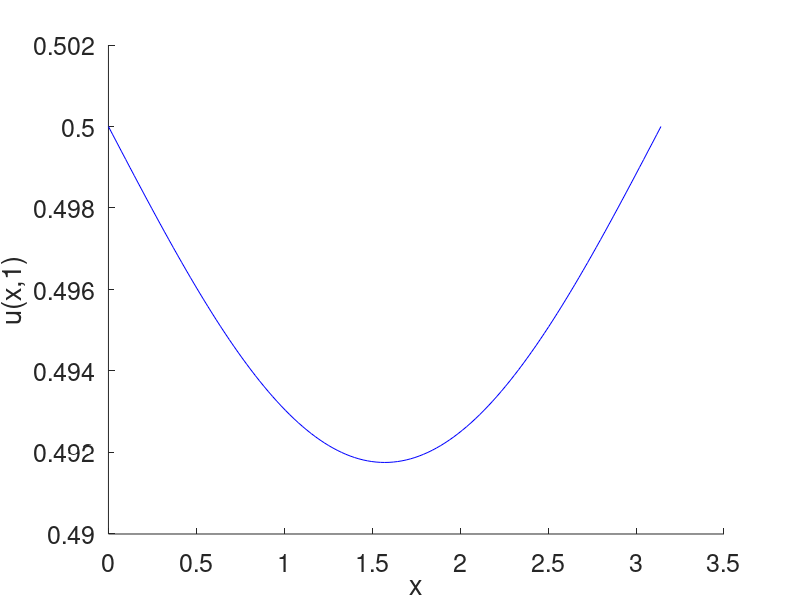
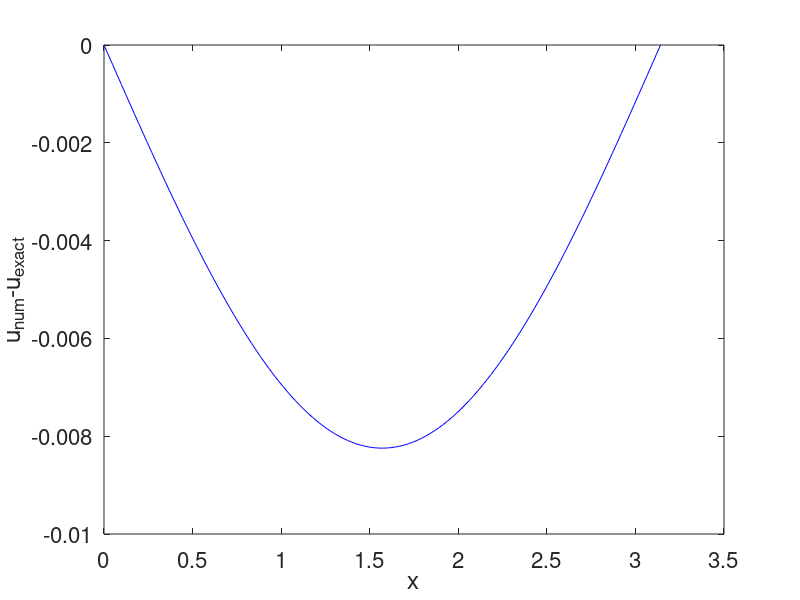

Write MATLAB code to recreate these figures, in order.
function [] = heat_equation_1D_cn_scheme_example_2
%%% --- 1D heat equation 
%
% du/dt = D*d^2u/dx^2 with Drichlet BC: u(a,t) = u(b,t) = 0.5*(1+e^(-4*t));
%                                       u(x,0) = cos(x)^2
% analytic solution: u(x,t) = 0.5+0.5*e^(-4*t)cos(2*x),
%
% The finite difference: the Crank-Nicolson scheme (CN), that is,
%  matrix equation: 
% (I-lambda*A)*w^(n+1) = (I+lambda*A)*w^(n) + lambda*(b^(n) + b^(n+1))
% A is tridiagonal matrix.
% (I-lambda*A) is evolution matrix.
% b^(n+1) = [u^(n+1)_{a} 0,...0, u^(n+1)_{b}]^(T), (T = transpose). 
% b^(n+1) for all n since u(a,t) = (b,t) = 0.5*(1+e^(-4*t))
% lambda = D*dt/(2*dx^2).
% Reference book: D. Bradie, A friendly introduction to numerical analysis 
%
% Written by Tsogbayar Tsednee (PhD), California State University Northridge 
% Contact: tsog215@gmail.com
% Date: December 23, 2018
%%%
% ----------------------------------------------------------------
format short; clear; clc;
% ---
% grid and initial condition
D = 1.; % diffision parameter
a = 0.; % x(0)
b = pi; % x(N+1)
N = 128;  % number of grid point of x axis
dx = (b-a)/N; % step size in x
% ---
x = zeros(N+1,1); % total number of points is N+1
for i = 1:N+1
    x(i) = a + (i-1)*dx;
end
% ---
%%% time parameter
ti = 0.; % t(0)
tf = 4.; % t(N)
Nt = 256; % number of grid point in time t
dt = (tf-ti)/Nt; % step size in time t
%
lambda = D*dt/(2.*dx^2) ;
%  matrix equation is
% (I-lambda*A)*w^(n+1) = w^(n) + lambda*b^(n+1)
u_mat = zeros(N+1,N+1);
for i = 2:N
    u_mat(i,i-1) = lambda;
    u_mat(i,i) = -2.*lambda;
    u_mat(i,i+1) = lambda;
end
u_mat(1,1) = -2.*lambda; u_mat(N+1,N+1) = -2.*lambda ; 
u_mat(1,2) = lambda; u_mat(N+1,N) = lambda;
%u_mat;
%%%
unit_I = eye(N+1); % unit diagonal matrix 
% at t0 = 0
w0 = 2.*sin(2.*pi.*x); % % at t0 = 0.00 & initial
% evolution matrix 
evolution_mat_l = unit_I - u_mat;
evolution_mat_r = unit_I + u_mat;
w0 = w0(2:N); % taking into account the boundary condition  
%
tn = zeros(Nt,1); tnp1 = zeros(Nt,1); % time points
bn = zeros(Nt,1); bnp1 = zeros(Nt,1); % b(t(n)) & b(t(n+1)) vectors
%
%%% time loop starts ---
for j = 1:Nt
    tn(j) = ti + (j-1)*dt; % t(n)
    bn(j) = 0.5*(1.+exp(-4.*tn(j)));    
    b_n = [bn(j); zeros(N-3,1); bn(j)];
%
    tnp1(j) = ti + (j-0)*dt; % t(n + 1) 
    bnp1(j) = 0.5*(1.+exp(-4.*tnp1(j)));    
    b_np1 = [bnp1(j); zeros(N-3,1); bnp1(j)];
%
    w_old = w0;
    w_r_new = evolution_mat_r(2:N,2:N)*w_old + lambda.*(b_n + 1.*b_np1); % 
    w_new = evolution_mat_l(2:N,2:N)\w_r_new; % 
    w0 = w_new ;    
%
end
%%% time loop ends ---
time = tnp1(Nt);
%%%
w_sol = [0.5*(1.+exp(-4.*time)); w_new; 0.5*(1.+exp(-4.*time)) ];
%
% ploting numerical and analytic solutions together
figure(1)
hold on
plot(x, w_sol, 'b') % plot numerical solution
hold off
%axis([a b 0 0.50])
set(gca,'FontSize',18)
xlabel('x') % ,'fontsize',16
ylabel('u(x,1)') % ,'Rotation', 1

%%%   
u_exact = 0.5 + 0.5.*exp(-4.*time).*cos(2.*x);
%
figure(2)
plot(x, w_sol-u_exact, 'b') % plot difference between numerical and analytical solution
set(gca,'FontSize',16)
xlabel('x') % ,'fontsize',16
ylabel('u_{num}-u_{exact}') % ,'Rotation', 1

end

